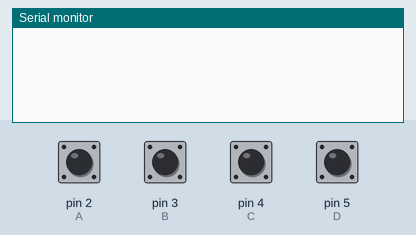
Recording of a sketch running on a simulated Arduino Uno, built with avr-gcc and run on an emulated ATmega328P. Shown: the last lines printed to the serial monitor. The inputs (shaded band) are chosen by the test bench; at power-on: pin 2 (A), pin 3 (B), pin 4 (C), pin 5 (D) HIGH.

Above: at 1.2 s.
1.3 s: pin 4 (C) pulled LOW for 0.15 s
At 2.6 s:
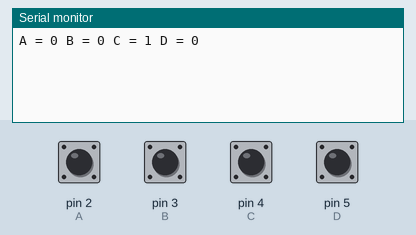
2.9 s: pin 5 (D) pulled LOW for 0.15 s
At 3.9 s:
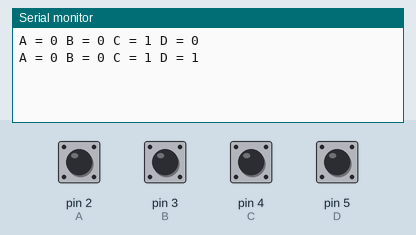
4.5 s: pin 4 (C) pulled LOW for 1 s
At 5.1 s:
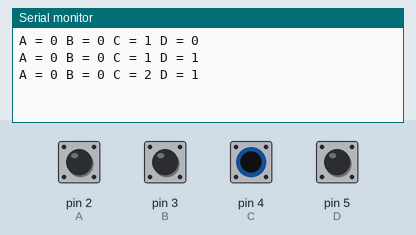
7.0 s: pin 5 (D) pulled LOW for 1 s
At 8.2 s:
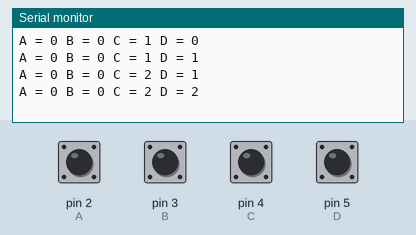
Timing chart, 0 to 10.0 s (numbered marks = the images above; inputs shaded):
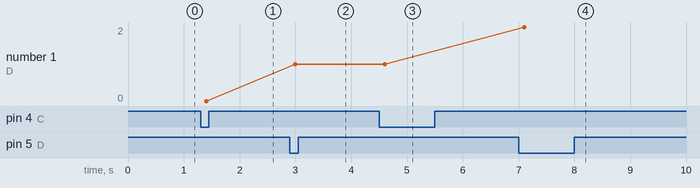

Measured:
- after the input at 1.3 s, the serial monitor: prints a new line after 0.10 s (image 1)
- after the input at 2.9 s, the serial monitor: prints a new line after 0.10 s (image 2)
- after the input at 4.5 s, the serial monitor: prints a new line after 0.10 s (image 3)
- after the input at 7.0 s, the serial monitor: prints a new line after 0.10 s (image 4)

The sketch:

ex_8_with_debouce.ino
```cpp
#include <ezButton.h>

int total_A, total_B, total_C, total_D, total_E;
ezButton A(2);
ezButton B(3);
ezButton C(4);
ezButton D(5);

void setup()
{
  Serial.begin(9600);
  A.setDebounceTime(100); B.setDebounceTime(100); C.setDebounceTime(100); D.setDebounceTime(100);
}

void loop()
{
  A.loop();
  B.loop();
  C.loop();
  D.loop();

  if (A.isPressed())
  {
    total_A++;
    print();
  }

  else if (B.isPressed())
  {
    total_B++;
    print();
  }

  else if (C.isPressed())
  {
    total_C++;
    print();
  }

  else if (D.isPressed())
  {
    total_D++;
    print();
  }
  else
  {

  }
}

void print()
{
  Serial.print("A = ");
  Serial.print(total_A);
  Serial.print(" B = ");
  Serial.print(total_B);
  Serial.print(" C = ");
  Serial.print(total_C);
  Serial.print(" D = ");
  Serial.print(total_D);
  Serial.print('\n');
}
```
